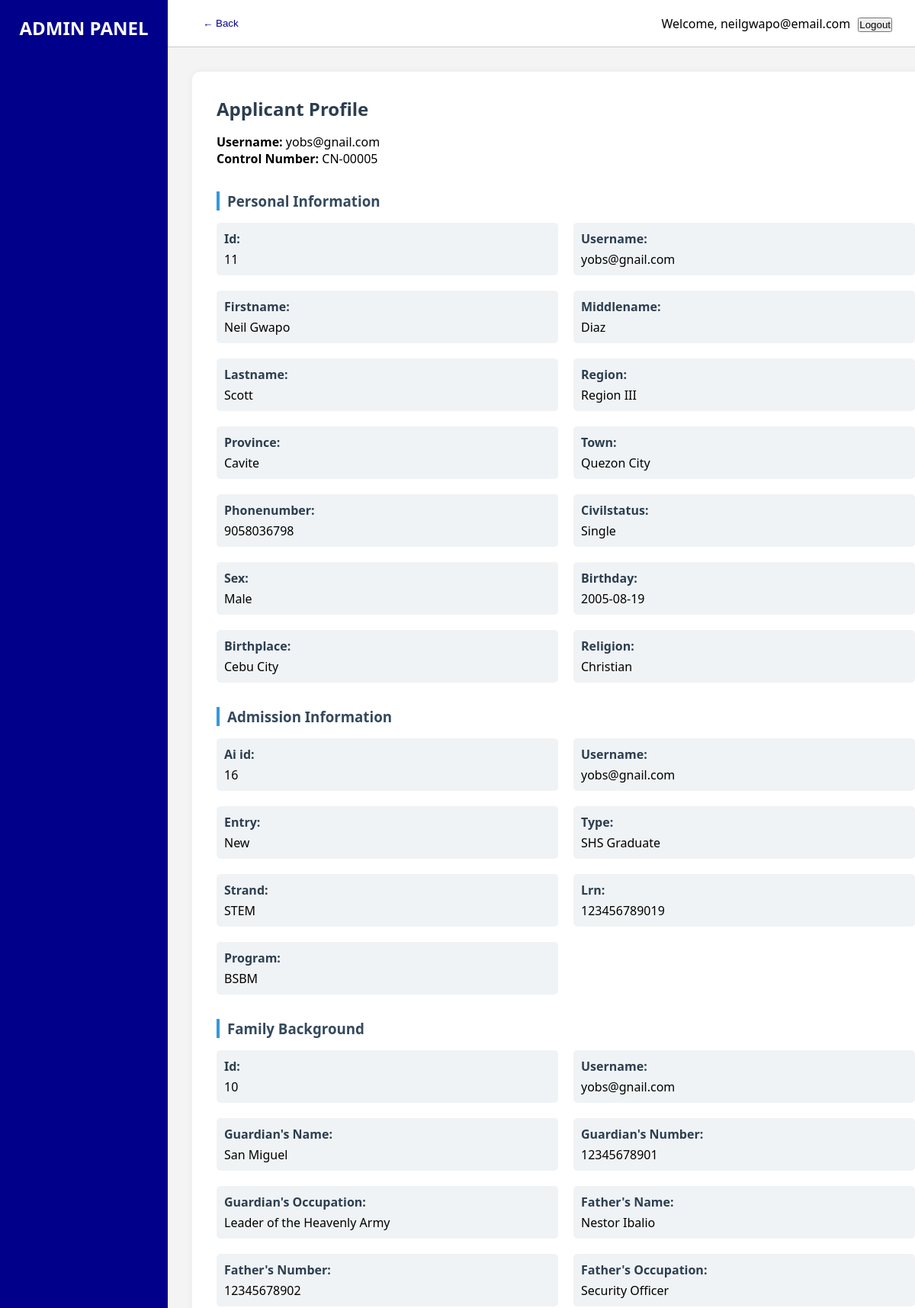
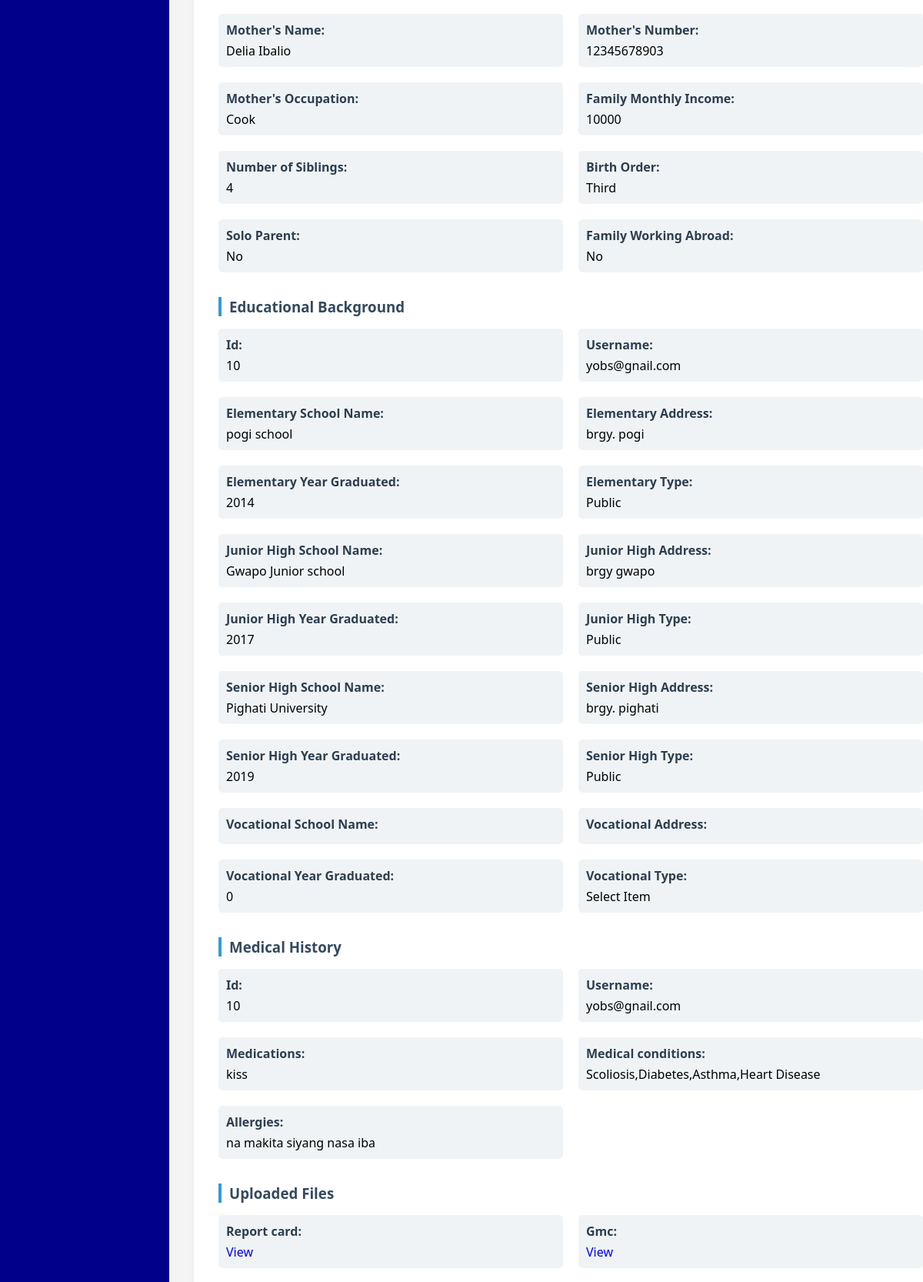
/adminportal/view_profile.php?username=yobs@gnail.com (signed in, upper part), run on the app's committed database (2 pictures, top to bottom).
### tables this page shows
CREATE TABLE `check_status` (
  `username` varchar(50) NOT NULL,
  `admission_info_completed` tinyint(1) DEFAULT 0,
  `personal_info_completed` tinyint(1) DEFAULT 0,
  `family_bg_completed` tinyint(1) DEFAULT 0,
  `education_bg_completed` tinyint(1) DEFAULT 0,
  `med_his_info_completed` tinyint(1) DEFAULT 0,
  `control_number_click` tinyint(4) DEFAULT 0,
  `control_number` varchar(20) DEFAULT NULL,
  `current_stage` int(11) DEFAULT 1
);

CREATE TABLE `personal_info` (
  `id` int(20) NOT NULL,
  `username` varchar(50) DEFAULT NULL,
  `firstname` varchar(50) DEFAULT NULL,
  `middlename` varchar(50) DEFAULT NULL,
  `lastname` varchar(50) DEFAULT NULL,
  `region` varchar(100) DEFAULT NULL,
  `province` varchar(100) DEFAULT NULL,
  `town` varchar(100) DEFAULT NULL,
  `phonenumber` bigint(11) DEFAULT NULL,
  `civilstatus` varchar(20) DEFAULT NULL,
  `sex` varchar(10) DEFAULT NULL,
  `birthday` varchar(50) DEFAULT NULL,
  `birthplace` varchar(50) DEFAULT NULL,
  `religion` varchar(50) DEFAULT NULL
);

CREATE TABLE `admission_info` (
  `ai_id` int(20) NOT NULL,
  `username` varchar(50) DEFAULT NULL,
  `entry` varchar(20) DEFAULT NULL,
  `type` varchar(50) DEFAULT NULL,
  `strand` varchar(50) DEFAULT NULL,
  `lrn` bigint(12) DEFAULT NULL,
  `program` varchar(50) DEFAULT NULL
);

CREATE TABLE `family_bg` (
  `id` int(20) NOT NULL,
  `username` varchar(20) DEFAULT NULL,
  `gurdianname` varchar(50) DEFAULT NULL,
  `gnumber` bigint(11) DEFAULT NULL,
  `goccupation` varchar(50) DEFAULT NULL,
  `fathername` varchar(50) DEFAULT NULL,
  `fnumber` bigint(11) DEFAULT NULL,
  `foccupation` varchar(50) DEFAULT NULL,
  `mothername` varchar(50) DEFAULT NULL,
  `mnumber` bigint(11) DEFAULT NULL,
  `moccupation` varchar(50) DEFAULT NULL,
  `fam_month_inc` varchar(20) DEFAULT NULL,
  `numsibling` int(15) DEFAULT NULL,
  `birthorder` varchar(50) DEFAULT NULL,
  `soloparent` varchar(20) DEFAULT NULL,
  `fam_work_abroad` varchar(20) DEFAULT NULL
);

CREATE TABLE `education_bg` (
  `id` int(20) NOT NULL,
  `username` varchar(50) DEFAULT NULL,
  `elemname` varchar(50) DEFAULT NULL,
  `elemaddress` varchar(50) DEFAULT NULL,
  `elemyear` int(11) DEFAULT NULL,
  `elemtype` varchar(11) DEFAULT NULL,
  `midname` varchar(50) DEFAULT NULL,
  `midaddress` varchar(50) DEFAULT NULL,
  `midyear` int(11) DEFAULT NULL,
  `midtype` varchar(11) DEFAULT NULL,
  `seniorname` varchar(50) DEFAULT NULL,
  `senioraddress` varchar(50) DEFAULT NULL,
  `senioryear` int(11) DEFAULT NULL,
  `seniortype` varchar(11) DEFAULT NULL,
  `vocname` varchar(50) NOT NULL,
  `vocaddress` varchar(50) NOT NULL,
  `vocyear` int(11) NOT NULL,
  `voctype` varchar(11) NOT NULL
);

CREATE TABLE `med_his_info` (
  `id` int(20) NOT NULL,
  `username` varchar(50) DEFAULT NULL,
  `medications` text NOT NULL,
  `medical_conditions` text NOT NULL,
  `allergies` text NOT NULL
);

### adminportal/view_profile.php (the view, shortened to what this page needs)
<?php
include('../php/connection.php');
$username = $_GET['username'];
$admission = $conn->query("SELECT * FROM admission_info WHERE username = '$username'")->fetch_assoc();
$personal = $conn->query("SELECT * FROM personal_info WHERE username = '$username'")->fetch_assoc();
$family = $conn->query("SELECT * FROM family_bg WHERE username = '$username'")->fetch_assoc();
$education = $conn->query("SELECT * FROM education_bg WHERE username = '$username'")->fetch_assoc();
$medical = $conn->query("SELECT * FROM med_his_info WHERE username = '$username'")->fetch_assoc();
$control = $conn->query("SELECT control_number FROM check_status WHERE username = '$username'")->fetch_assoc();
$entry = $admission['entry'] ?? '';
$control_number = $control['control_number'] ?? 'N/A';
if ($entry === 'New') {
    $files = $conn->query("SELECT * FROM freshmen_files WHERE username = '$username'")->fetch_assoc();
} elseif ($entry === 'Transferee') {
    $files = $conn->query("SELECT * FROM transferee_files WHERE username = '$username'")->fetch_assoc();
} elseif ($entry === 'Second Courser') {
    $files = $conn->query("SELECT * FROM second_courser_files WHERE username = '$username'")->fetch_assoc();
} else {
    $files = [];
}
function formatLabel($key) {
    $map = [
        'gurdianname' => "Guardian's Name",
        'gnumber' => "Guardian's Number",
        'goccupation' => "Guardian's Occupation",
        'fathername' => "Father's Name",
        'fnumber' => "Father's Number",
        'foccupation' => "Father's Occupation",
        'mothername' => "Mother's Name",
        'mnumber' => "Mother's Number",
        'moccupation' => "Mother's Occupation",
        'fam_month_inc' => 'Family Monthly Income',
        'numsibling' => 'Number of Siblings',
        'birthorder' => 'Birth Order',
        'soloparent' => 'Solo Parent',
        'fam_work_abroad' => 'Family Working Abroad',
        'elemname' => 'Elementary School Name',
        'elemaddress' => 'Elementary Address',
        'elemyear' => 'Elementary Year Graduated',
        'elemtype' => 'Elementary Type',
        'midname' => 'Junior High School Name',
        'midaddress' => 'Junior High Address',
        'midyear' => 'Junior High Year Graduated',
        'midtype' => 'Junior High Type',
        'seniorname' => 'Senior High School Name',
        'senioraddress' => 'Senior High Address',
        'senioryear' => 'Senior High Year Graduated',
        'seniortype' => 'Senior High Type',
        'vocname' => 'Vocational School Name',
        'vocaddress' => 'Vocational Address',
        'vocyear' => 'Vocational Year Graduated',
        'voctype' => 'Vocational Type'
    ];
    return $map[$key] ?? ucfirst(str_replace('_', ' ', $key));
}
?>
<!DOCTYPE html>
<html lang="en">
<head>
  <link rel="stylesheet" href="../css/adminEC.css">
</head>
<body>
  <div class="sidebar">
    <div class="logo">ADMIN PANEL</div>
  </div>
  <div class="main">
    <div class="topbar">
      <button class="backbtn" onclick="history.back()">&larr; Back</button>
      <div class="right">
        <p>Welcome, <span><?php echo $_SESSION['admin']; ?></span></p>
        <a href="../php/logout.php"><button>Logout</button></a>
      </div>
    </div>
    <div class="content">
      <h2>Applicant Profile</h2>
      <p><strong>Username:</strong> <?php echo htmlspecialchars($username); ?></p>
      <p><strong>Control Number:</strong> <?php echo htmlspecialchars($control_number); ?></p>
      <h3>Personal Information</h3>
      <div class="grid-2">
      <?php foreach ($personal as $k => $v) echo "<p><strong>" . formatLabel($k) . ":</strong> " . htmlspecialchars($v) . "</p>"; ?>
      </div>
      <h3>Admission Information</h3>
      <div class="grid-2">
      <?php foreach ($admission as $k => $v) echo "<p><strong>" . formatLabel($k) . ":</strong> " . htmlspecialchars($v) . "</p>"; ?>
      </div>
      <h3>Family Background</h3>
      <div class="grid-2">
      <?php foreach ($family as $k => $v) echo "<p><strong>" . formatLabel($k) . ":</strong> " . htmlspecialchars($v) . "</p>"; ?>
      </div>
      <h3>Educational Background</h3>
      <div class="grid-2">
      <?php foreach ($education as $k => $v) echo "<p><strong>" . formatLabel($k) . ":</strong> " . htmlspecialchars($v) . "</p>"; ?>
      </div>
      <h3>Medical History</h3>
      <div class="grid-2">
      <?php foreach ($medical as $k => $v) echo "<p><strong>" . formatLabel($k) . ":</strong> " . htmlspecialchars($v) . "</p>"; ?>
      </div>
      <h3>Uploaded Files</h3>
      <div class="grid-2">
      <?php if ($files): foreach ($files as $label => $file):
        if (!in_array($label, ['id', 'submitted_at', 'username', 'control_number']) && $file): ?>
          <p><strong><?php echo formatLabel($label); ?>:</strong> <a href="../uploads/<?php echo htmlspecialchars($file); ?>" target="_blank">View</a></p>
      <?php endif; endforeach; else: echo "<p>No files found.</p>"; endif; ?>
      </div>
    </div>
  </div>
</body>
</html>

### css/adminEC.css (style rules this page uses)
.content { max-width: 1200px; width: 100%; margin: 40px auto; padding: 20px; font-family: 'Segoe UI', sans-serif; background: #fff; border-radius: 12px; box-shadow: 0 0 20px rgba(0,0,0,0.05); }

### css/admin.css (style rules this page uses)
* { box-sizing: border-box; margin: 0; padding: 0; }
a { text-decoration: none; }
body { font-family: Arial, sans-serif; height: 100vh; margin: 0; display: flex; overflow: hidden; }
.sidebar { width: 220px; background-color: darkblue; color: #fff; display: flex; flex-direction: column; justify-content: space-between; padding: 20px 0; }
.logo { text-align: center; font-size: 24px; font-weight: bold; margin-bottom: 30px; }
.logo, .nav-top, .nav-bottom { display: flex; flex-direction: column; gap: 15px; align-items: center; }
.main { flex: 1; display: flex; flex-direction: column; height: 100vh; overflow: hidden; background-color: #f4f4f4; }
.topbar { background-color: #ffffff; padding: 15px 30px; display: flex; align-items: center; justify-content: space-between; border-bottom: 1px solid #ccc; }
.topbar .left, .topbar .center, .topbar .right { display: flex; align-items: center; }
.topbar .right { flex: 1; justify-content: flex-end; gap: 10px; }
.backbtn { padding: 8px 16px; background-color: white; color: darkblue; border: none; border-radius: 4px; cursor: pointer; }
.content { flex: 1; padding: 30px; overflow-y: auto; }

### adminportal/view_profile.php (style rules this page uses)
body { font-family: 'Segoe UI', Tahoma, Geneva, Verdana, sans-serif; background: #f5f6fa; }
.content { background: #fff; padding: 2rem; border-radius: 10px; box-shadow: 0 0 10px rgba(0,0,0,0.05); margin: 2rem; }
.content h2 { margin-bottom: 1rem; color: #2c3e50; }
.content h3 { margin-top: 2rem; margin-bottom: 1rem; color: #34495e; border-left: 4px solid #3498db; padding-left: 10px; }
.grid-2 { display: grid; grid-template-columns: 1fr 1fr; gap: 20px; }
.grid-2 p { background: #f0f3f5; padding: 10px; border-radius: 5px; }
.grid-2 p strong { display: block; margin-bottom: 5px; color: #2c3e50; }

### data on the page
check_status: control_number "CN-00005"
personal_info: id "11", username "yobs@gnail.com", firstname "Neil Gwapo", middlename "Diaz", lastname "Scott", region "Region III", province "Cavite", town "Quezon City", phonenumber "9058036798", civilstatus "Single", sex "Male", birthday "2005-08-19", birthplace "Cebu City", religion "Christian"
admission_info: ai_id "16", username "yobs@gnail.com", entry "New", type "SHS Graduate", strand "STEM", lrn "123456789019", program "BSBM"
family_bg: id "10", username "yobs@gnail.com", gurdianname "San Miguel", gnumber "12345678901", goccupation "Leader of the Heavenly Army", fathername "Nestor Ibalio", fnumber "12345678902", foccupation "Security Officer", mothername "Delia Ibalio", mnumber "12345678903", moccupation "Cook", fam_month_inc "10000", numsibling "4", birthorder "Third", soloparent "No", fam_work_abroad "No"
education_bg: id "10", username "yobs@gnail.com", elemname "pogi school", elemaddress "brgy. pogi", elemyear "2014", elemtype "Public", midname "Gwapo Junior school", midaddress "brgy gwapo", midyear "2017", midtype "Public", seniorname "Pighati University", senioraddress "brgy. pighati", senioryear "2019", seniortype "Public", vocyear "0", voctype "Select Item"
med_his_info: id "10", username "yobs@gnail.com", medications "kiss", medical_conditions "Scoliosis,Diabetes,Asthma,Heart Disease", allergies "na makita siyang nasa iba"

### other printed values
$_SESSION['admin'] "neilgwapo@email.com"
$username "yobs@gnail.com"
formatLabel($k) "Id"
formatLabel($k) "Username"
formatLabel($k) "Firstname"
formatLabel($k) "Middlename"
formatLabel($k) "Lastname"
formatLabel($k) "Region"
formatLabel($k) "Province"
formatLabel($k) "Town"
formatLabel($k) "Phonenumber"
formatLabel($k) "Civilstatus"
formatLabel($k) "Sex"
formatLabel($k) "Birthday"
formatLabel($k) "Birthplace"
